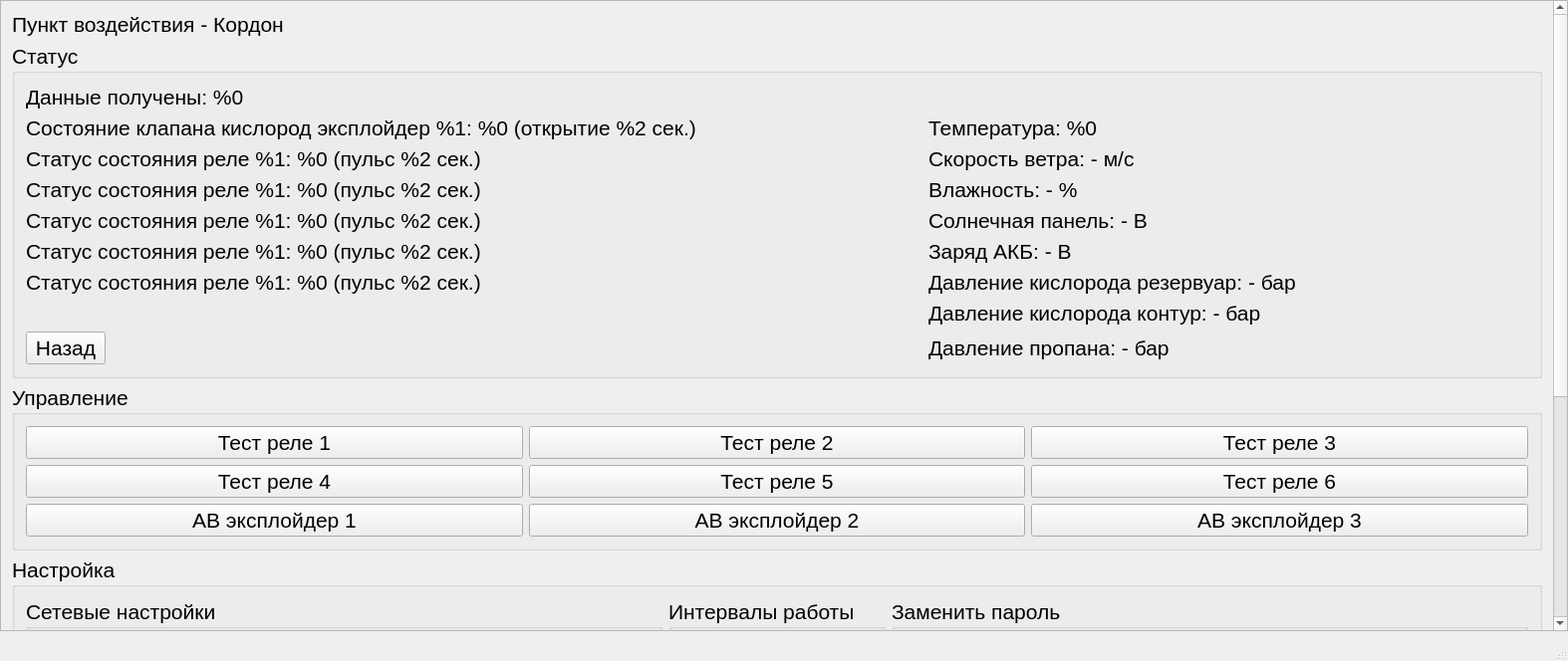
<?xml version="1.0" encoding="UTF-8"?>
<ui version="4.0">
 <class>MainWindow</class>
 <widget class="QMainWindow" name="MainWindow">
  <property name="geometry">
   <rect>
    <x>0</x>
    <y>0</y>
    <width>1574</width>
    <height>664</height>
   </rect>
  </property>
  <property name="font">
   <font>
    <pointsize>16</pointsize>
   </font>
  </property>
  <property name="windowTitle">
   <string>MainWindow</string>
  </property>
  <widget class="QWidget" name="centralWidget">
   <layout class="QVBoxLayout" name="verticalLayout">
    <property name="spacing">
     <number>0</number>
    </property>
    <property name="leftMargin">
     <number>0</number>
    </property>
    <property name="topMargin">
     <number>0</number>
    </property>
    <property name="rightMargin">
     <number>0</number>
    </property>
    <property name="bottomMargin">
     <number>0</number>
    </property>
    <item>
     <widget class="QStackedWidget" name="stackedWidget">
      <property name="currentIndex">
       <number>1</number>
      </property>
      <widget class="QWidget" name="pageSelector">
       <layout class="QGridLayout" name="gridLayout_2">
        <item row="0" column="3">
         <spacer name="horizontalSpacer_2">
          <property name="orientation">
           <enum>Qt::Horizontal</enum>
          </property>
          <property name="sizeHint" stdset="0">
           <size>
            <width>40</width>
            <height>20</height>
           </size>
          </property>
         </spacer>
        </item>
        <item row="1" column="0">
         <spacer name="verticalSpacer_3">
          <property name="orientation">
           <enum>Qt::Vertical</enum>
          </property>
          <property name="sizeHint" stdset="0">
           <size>
            <width>20</width>
            <height>40</height>
           </size>
          </property>
         </spacer>
        </item>
        <item row="0" column="2">
         <spacer name="horizontalSpacer_3">
          <property name="orientation">
           <enum>Qt::Horizontal</enum>
          </property>
          <property name="sizeHint" stdset="0">
           <size>
            <width>40</width>
            <height>20</height>
           </size>
          </property>
         </spacer>
        </item>
        <item row="0" column="1">
         <spacer name="horizontalSpacer_4">
          <property name="orientation">
           <enum>Qt::Horizontal</enum>
          </property>
          <property name="sizeHint" stdset="0">
           <size>
            <width>40</width>
            <height>20</height>
           </size>
          </property>
         </spacer>
        </item>
        <item row="0" column="4">
         <spacer name="horizontalSpacer">
          <property name="orientation">
           <enum>Qt::Horizontal</enum>
          </property>
          <property name="sizeHint" stdset="0">
           <size>
            <width>40</width>
            <height>20</height>
           </size>
          </property>
         </spacer>
        </item>
        <item row="0" column="0">
         <widget class="QFrame" name="frame_4">
          <property name="frameShape">
           <enum>QFrame::Box</enum>
          </property>
          <property name="frameShadow">
           <enum>QFrame::Raised</enum>
          </property>
          <layout class="QVBoxLayout" name="verticalLayout_7">
           <item>
            <widget class="QPushButton" name="btnOperateDevice">
             <property name="text">
              <string>КОРДОН</string>
             </property>
            </widget>
           </item>
           <item>
            <widget class="QLabel" name="lblLinkStatus">
             <property name="text">
              <string>Статус: -</string>
             </property>
             <property name="alignment">
              <set>Qt::AlignCenter</set>
             </property>
            </widget>
           </item>
           <item>
            <widget class="QLineEdit" name="editIpDevice"/>
           </item>
           <item>
            <widget class="QPushButton" name="btnChangeIp">
             <property name="text">
              <string>Сменить адрес</string>
             </property>
            </widget>
           </item>
          </layout>
         </widget>
        </item>
        <item row="2" column="0">
         <spacer name="verticalSpacer_4">
          <property name="orientation">
           <enum>Qt::Vertical</enum>
          </property>
          <property name="sizeHint" stdset="0">
           <size>
            <width>20</width>
            <height>40</height>
           </size>
          </property>
         </spacer>
        </item>
       </layout>
      </widget>
      <widget class="QWidget" name="pageDevice">
       <layout class="QVBoxLayout" name="verticalLayout_3">
        <property name="leftMargin">
         <number>0</number>
        </property>
        <property name="topMargin">
         <number>0</number>
        </property>
        <property name="rightMargin">
         <number>0</number>
        </property>
        <property name="bottomMargin">
         <number>0</number>
        </property>
        <item>
         <widget class="QScrollArea" name="scrollArea">
          <property name="widgetResizable">
           <bool>true</bool>
          </property>
          <widget class="QWidget" name="scrollAreaWidgetContents">
           <property name="geometry">
            <rect>
             <x>0</x>
             <y>-196</y>
             <width>1551</width>
             <height>1173</height>
            </rect>
           </property>
           <layout class="QVBoxLayout" name="verticalLayout_2">
            <item>
             <widget class="QLabel" name="label_14">
              <property name="text">
               <string>Пункт воздействия - Кордон</string>
              </property>
             </widget>
            </item>
            <item>
             <widget class="QGroupBox" name="boxStatus">
              <property name="title">
               <string>Статус</string>
              </property>
              <layout class="QFormLayout" name="formLayout_4">
               <item row="1" column="0">
                <widget class="QLabel" name="lblStatusRel01">
                 <property name="minimumSize">
                  <size>
                   <width>900</width>
                   <height>0</height>
                  </size>
                 </property>
                 <property name="text">
                  <string>Состояние клапана кислород эксплойдер %1: %0 (открытие %2 сек.)</string>
                 </property>
                </widget>
               </item>
               <item row="1" column="1">
                <widget class="QLabel" name="lblStatusTemp">
                 <property name="text">
                  <string>Температура: %0</string>
                 </property>
                 <property name="wordWrap">
                  <bool>true</bool>
                 </property>
                </widget>
               </item>
               <item row="2" column="0">
                <widget class="QLabel" name="lblStatusRel02">
                 <property name="minimumSize">
                  <size>
                   <width>600</width>
                   <height>0</height>
                  </size>
                 </property>
                 <property name="text">
                  <string>Статус состояния реле %1: %0 (пульс %2 сек.)</string>
                 </property>
                </widget>
               </item>
               <item row="3" column="0">
                <widget class="QLabel" name="lblStatusRel03">
                 <property name="minimumSize">
                  <size>
                   <width>600</width>
                   <height>0</height>
                  </size>
                 </property>
                 <property name="text">
                  <string>Статус состояния реле %1: %0 (пульс %2 сек.)</string>
                 </property>
                </widget>
               </item>
               <item row="4" column="0">
                <widget class="QLabel" name="lblStatusRel04">
                 <property name="minimumSize">
                  <size>
                   <width>600</width>
                   <height>0</height>
                  </size>
                 </property>
                 <property name="text">
                  <string>Статус состояния реле %1: %0 (пульс %2 сек.)</string>
                 </property>
                </widget>
               </item>
               <item row="5" column="0">
                <widget class="QLabel" name="lblStatusRel05">
                 <property name="minimumSize">
                  <size>
                   <width>600</width>
                   <height>0</height>
                  </size>
                 </property>
                 <property name="text">
                  <string>Статус состояния реле %1: %0 (пульс %2 сек.)</string>
                 </property>
                </widget>
               </item>
               <item row="6" column="0">
                <widget class="QLabel" name="lblStatusRel06">
                 <property name="minimumSize">
                  <size>
                   <width>600</width>
                   <height>0</height>
                  </size>
                 </property>
                 <property name="text">
                  <string>Статус состояния реле %1: %0 (пульс %2 сек.)</string>
                 </property>
                </widget>
               </item>
               <item row="0" column="0">
                <widget class="QLabel" name="lblStatusLastData">
                 <property name="text">
                  <string>Данные получены: %0</string>
                 </property>
                </widget>
               </item>
               <item row="2" column="1">
                <widget class="QLabel" name="label">
                 <property name="text">
                  <string>Скорость ветра: - м/с</string>
                 </property>
                </widget>
               </item>
               <item row="3" column="1">
                <widget class="QLabel" name="label_8">
                 <property name="text">
                  <string>Влажность: - %</string>
                 </property>
                </widget>
               </item>
               <item row="4" column="1">
                <widget class="QLabel" name="label_9">
                 <property name="text">
                  <string>Солнечная панель: - В</string>
                 </property>
                </widget>
               </item>
               <item row="5" column="1">
                <widget class="QLabel" name="label_10">
                 <property name="text">
                  <string>Заряд АКБ: - В</string>
                 </property>
                </widget>
               </item>
               <item row="6" column="1">
                <widget class="QLabel" name="label_11">
                 <property name="text">
                  <string>Давление кислорода резервуар: - бар</string>
                 </property>
                </widget>
               </item>
               <item row="8" column="1">
                <widget class="QLabel" name="label_12">
                 <property name="text">
                  <string>Давление пропана: - бар</string>
                 </property>
                </widget>
               </item>
               <item row="7" column="1">
                <widget class="QLabel" name="label_13">
                 <property name="text">
                  <string>Давление кислорода контур: - бар</string>
                 </property>
                </widget>
               </item>
               <item row="8" column="0">
                <widget class="QPushButton" name="btnBack">
                 <property name="text">
                  <string>Назад</string>
                 </property>
                </widget>
               </item>
              </layout>
             </widget>
            </item>
            <item>
             <widget class="QGroupBox" name="boxCommands">
              <property name="title">
               <string>Управление</string>
              </property>
              <layout class="QGridLayout" name="gridLayout">
               <item row="7" column="0">
                <widget class="QPushButton" name="btnSendPulseR04">
                 <property name="text">
                  <string>Тест реле 4</string>
                 </property>
                </widget>
               </item>
               <item row="5" column="2">
                <widget class="QPushButton" name="btnSendPulseR03">
                 <property name="text">
                  <string>Тест реле 3</string>
                 </property>
                </widget>
               </item>
               <item row="8" column="0">
                <widget class="QPushButton" name="btnSendPulsePair01">
                 <property name="text">
                  <string>АВ эксплойдер 1</string>
                 </property>
                </widget>
               </item>
               <item row="7" column="1">
                <widget class="QPushButton" name="btnSendPulseR05">
                 <property name="text">
                  <string>Тест реле 5</string>
                 </property>
                </widget>
               </item>
               <item row="5" column="0">
                <widget class="QPushButton" name="btnSendPulseR01">
                 <property name="text">
                  <string>Тест реле 1</string>
                 </property>
                </widget>
               </item>
               <item row="5" column="1">
                <widget class="QPushButton" name="btnSendPulseR02">
                 <property name="text">
                  <string>Тест реле 2</string>
                 </property>
                </widget>
               </item>
               <item row="7" column="2">
                <widget class="QPushButton" name="btnSendPulseR06">
                 <property name="text">
                  <string>Тест реле 6</string>
                 </property>
                </widget>
               </item>
               <item row="8" column="2">
                <widget class="QPushButton" name="btnSendPulsePair03">
                 <property name="text">
                  <string>АВ эксплойдер 3</string>
                 </property>
                </widget>
               </item>
               <item row="8" column="1">
                <widget class="QPushButton" name="btnSendPulsePair02">
                 <property name="text">
                  <string>АВ эксплойдер 2</string>
                 </property>
                </widget>
               </item>
              </layout>
             </widget>
            </item>
            <item>
             <widget class="QGroupBox" name="boxSettings">
              <property name="title">
               <string>Настройка</string>
              </property>
              <layout class="QHBoxLayout" name="horizontalLayout">
               <item>
                <widget class="QGroupBox" name="groupBox">
                 <property name="title">
                  <string>Сетевые настройки</string>
                 </property>
                 <layout class="QVBoxLayout" name="verticalLayout_6">
                  <item>
                   <widget class="QFrame" name="frame_2">
                    <property name="frameShape">
                     <enum>QFrame::StyledPanel</enum>
                    </property>
                    <property name="frameShadow">
                     <enum>QFrame::Raised</enum>
                    </property>
                    <layout class="QFormLayout" name="formLayout_2">
                     <property name="leftMargin">
                      <number>0</number>
                     </property>
                     <property name="topMargin">
                      <number>0</number>
                     </property>
                     <property name="rightMargin">
                      <number>0</number>
                     </property>
                     <property name="bottomMargin">
                      <number>0</number>
                     </property>
                     <item row="0" column="0">
                      <widget class="QLabel" name="label_2">
                       <property name="text">
                        <string>IP адрес</string>
                       </property>
                      </widget>
                     </item>
                     <item row="1" column="0">
                      <widget class="QLabel" name="label_3">
                       <property name="text">
                        <string>Маска подсети</string>
                       </property>
                      </widget>
                     </item>
                     <item row="2" column="0">
                      <widget class="QLabel" name="label_4">
                       <property name="text">
                        <string>Шлюз</string>
                       </property>
                      </widget>
                     </item>
                     <item row="0" column="1">
                      <widget class="QLineEdit" name="editIpAddr"/>
                     </item>
                     <item row="1" column="1">
                      <widget class="QLineEdit" name="editMask"/>
                     </item>
                     <item row="2" column="1">
                      <widget class="QLineEdit" name="editGateWay"/>
                     </item>
                    </layout>
                   </widget>
                  </item>
                  <item>
                   <widget class="QPushButton" name="btnSaveNetworkSettings">
                    <property name="text">
                     <string>Сменить</string>
                    </property>
                   </widget>
                  </item>
                 </layout>
                </widget>
               </item>
               <item>
                <widget class="QGroupBox" name="groupBox_2">
                 <property name="title">
                  <string>Интервалы работы</string>
                 </property>
                 <layout class="QVBoxLayout" name="verticalLayout_4">
                  <item>
                   <widget class="QFrame" name="frame">
                    <property name="frameShape">
                     <enum>QFrame::StyledPanel</enum>
                    </property>
                    <property name="frameShadow">
                     <enum>QFrame::Raised</enum>
                    </property>
                    <layout class="QFormLayout" name="formLayout">
                     <property name="labelAlignment">
                      <set>Qt::AlignCenter</set>
                     </property>
                     <property name="leftMargin">
                      <number>0</number>
                     </property>
                     <property name="topMargin">
                      <number>0</number>
                     </property>
                     <property name="rightMargin">
                      <number>0</number>
                     </property>
                     <property name="bottomMargin">
                      <number>0</number>
                     </property>
                     <item row="0" column="0">
                      <widget class="QLabel" name="lblRelName01">
                       <property name="text">
                        <string>Реле 1</string>
                       </property>
                      </widget>
                     </item>
                     <item row="0" column="1">
                      <widget class="QSpinBox" name="spinRelPulse01">
                       <property name="minimumSize">
                        <size>
                         <width>0</width>
                         <height>0</height>
                        </size>
                       </property>
                       <property name="maximumSize">
                        <size>
                         <width>16777215</width>
                         <height>16777215</height>
                        </size>
                       </property>
                      </widget>
                     </item>
                     <item row="1" column="0">
                      <widget class="QLabel" name="lblRelName02">
                       <property name="text">
                        <string>Реле 2</string>
                       </property>
                      </widget>
                     </item>
                     <item row="1" column="1">
                      <widget class="QSpinBox" name="spinRelPulse02">
                       <property name="minimumSize">
                        <size>
                         <width>0</width>
                         <height>0</height>
                        </size>
                       </property>
                       <property name="maximumSize">
                        <size>
                         <width>16777215</width>
                         <height>16777215</height>
                        </size>
                       </property>
                      </widget>
                     </item>
                     <item row="2" column="0">
                      <widget class="QLabel" name="lblRelName03">
                       <property name="text">
                        <string>Реле 3</string>
                       </property>
                      </widget>
                     </item>
                     <item row="2" column="1">
                      <widget class="QSpinBox" name="spinRelPulse03">
                       <property name="minimumSize">
                        <size>
                         <width>0</width>
                         <height>0</height>
                        </size>
                       </property>
                       <property name="maximumSize">
                        <size>
                         <width>16777215</width>
                         <height>16777215</height>
                        </size>
                       </property>
                      </widget>
                     </item>
                     <item row="3" column="0">
                      <widget class="QLabel" name="lblRelName04">
                       <property name="text">
                        <string>Реле 4</string>
                       </property>
                      </widget>
                     </item>
                     <item row="3" column="1">
                      <widget class="QSpinBox" name="spinRelPulse04">
                       <property name="minimumSize">
                        <size>
                         <width>0</width>
                         <height>0</height>
                        </size>
                       </property>
                       <property name="maximumSize">
                        <size>
                         <width>16777215</width>
                         <height>16777215</height>
                        </size>
                       </property>
                      </widget>
                     </item>
                     <item row="4" column="0">
                      <widget class="QLabel" name="lblRelName05">
                       <property name="text">
                        <string>Реле 5</string>
                       </property>
                      </widget>
                     </item>
                     <item row="4" column="1">
                      <widget class="QSpinBox" name="spinRelPulse05">
                       <property name="minimumSize">
                        <size>
                         <width>0</width>
                         <height>0</height>
                        </size>
                       </property>
                       <property name="maximumSize">
                        <size>
                         <width>16777215</width>
                         <height>16777215</height>
                        </size>
                       </property>
                      </widget>
                     </item>
                     <item row="5" column="0">
                      <widget class="QLabel" name="lblRelName06">
                       <property name="text">
                        <string>Реле 6</string>
                       </property>
                      </widget>
                     </item>
                     <item row="5" column="1">
                      <widget class="QSpinBox" name="spinRelPulse06">
                       <property name="minimumSize">
                        <size>
                         <width>0</width>
                         <height>0</height>
                        </size>
                       </property>
                       <property name="maximumSize">
                        <size>
                         <width>16777215</width>
                         <height>16777215</height>
                        </size>
                       </property>
                      </widget>
                     </item>
                    </layout>
                   </widget>
                  </item>
                  <item>
                   <widget class="QPushButton" name="btnRelConfSave">
                    <property name="text">
                     <string>Сохранить</string>
                    </property>
                   </widget>
                  </item>
                 </layout>
                </widget>
               </item>
               <item>
                <widget class="QGroupBox" name="groupBox_3">
                 <property name="title">
                  <string>Заменить пароль</string>
                 </property>
                 <layout class="QVBoxLayout" name="verticalLayout_5">
                  <item>
                   <widget class="QFrame" name="frame_3">
                    <property name="frameShape">
                     <enum>QFrame::StyledPanel</enum>
                    </property>
                    <property name="frameShadow">
                     <enum>QFrame::Raised</enum>
                    </property>
                    <layout class="QFormLayout" name="formLayout_3">
                     <property name="leftMargin">
                      <number>0</number>
                     </property>
                     <property name="topMargin">
                      <number>0</number>
                     </property>
                     <property name="rightMargin">
                      <number>0</number>
                     </property>
                     <property name="bottomMargin">
                      <number>0</number>
                     </property>
                     <item row="0" column="0">
                      <widget class="QLabel" name="label_5">
                       <property name="text">
                        <string>Старый</string>
                       </property>
                      </widget>
                     </item>
                     <item row="0" column="1">
                      <widget class="QLineEdit" name="editPwdOld">
                       <property name="echoMode">
                        <enum>QLineEdit::Password</enum>
                       </property>
                      </widget>
                     </item>
                     <item row="2" column="0">
                      <widget class="QLabel" name="label_6">
                       <property name="text">
                        <string>Новый</string>
                       </property>
                      </widget>
                     </item>
                     <item row="2" column="1">
                      <widget class="QLineEdit" name="editPwdNew">
                       <property name="echoMode">
                        <enum>QLineEdit::Password</enum>
                       </property>
                      </widget>
                     </item>
                     <item row="3" column="0">
                      <widget class="QLabel" name="label_7">
                       <property name="text">
                        <string>Повтор</string>
                       </property>
                      </widget>
                     </item>
                     <item row="3" column="1">
                      <widget class="QLineEdit" name="editPwdNewR">
                       <property name="echoMode">
                        <enum>QLineEdit::Password</enum>
                       </property>
                      </widget>
                     </item>
                     <item row="1" column="0">
                      <widget class="Line" name="line">
                       <property name="frameShadow">
                        <enum>QFrame::Plain</enum>
                       </property>
                       <property name="lineWidth">
                        <number>2</number>
                       </property>
                       <property name="midLineWidth">
                        <number>1</number>
                       </property>
                       <property name="orientation">
                        <enum>Qt::Horizontal</enum>
                       </property>
                      </widget>
                     </item>
                    </layout>
                   </widget>
                  </item>
                  <item>
                   <widget class="QLabel" name="lblPwdError">
                    <property name="text">
                     <string/>
                    </property>
                   </widget>
                  </item>
                  <item>
                   <spacer name="verticalSpacer">
                    <property name="orientation">
                     <enum>Qt::Vertical</enum>
                    </property>
                    <property name="sizeHint" stdset="0">
                     <size>
                      <width>20</width>
                      <height>40</height>
                     </size>
                    </property>
                   </spacer>
                  </item>
                  <item>
                   <widget class="QPushButton" name="btnSaveNewPassword">
                    <property name="text">
                     <string>Сменить</string>
                    </property>
                   </widget>
                  </item>
                 </layout>
                </widget>
               </item>
              </layout>
             </widget>
            </item>
            <item>
             <spacer name="verticalSpacer_2">
              <property name="orientation">
               <enum>Qt::Vertical</enum>
              </property>
              <property name="sizeHint" stdset="0">
               <size>
                <width>20</width>
                <height>40</height>
               </size>
              </property>
             </spacer>
            </item>
           </layout>
          </widget>
         </widget>
        </item>
       </layout>
      </widget>
     </widget>
    </item>
   </layout>
  </widget>
  <widget class="QMenuBar" name="menuBar">
   <property name="geometry">
    <rect>
     <x>0</x>
     <y>0</y>
     <width>1574</width>
     <height>43</height>
    </rect>
   </property>
   <property name="font">
    <font>
     <pointsize>16</pointsize>
    </font>
   </property>
  </widget>
  <widget class="QStatusBar" name="statusBar"/>
 </widget>
 <layoutdefault spacing="6" margin="11"/>
 <resources/>
 <connections/>
</ui>
